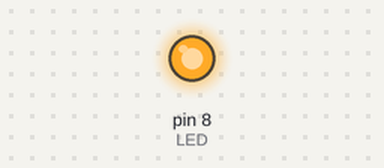
A sketch run on a simulated Arduino Uno, built with avr-gcc and run on an emulated ATmega328P. On the bench: output pins drawn as LEDs (lit = HIGH). What the sketch prints to the serial monitor is not drawn.

Above: at 0.1 s.
Timing chart, 0 to 1.6 s (numbered marks = the images above):
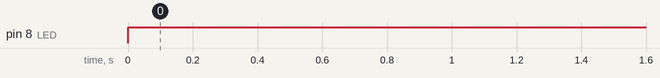

Measured:
- by itself, pin 8 (LED): LOW → HIGH at 0.00 s

The sketch:

HC05_hackthenorth.ino
```cpp
/*
HC05 - Bluetooth AT-Command mode
modified on 10 Feb 2019
by Saeed Hosseini
https://electropeak.com/learn/
*/
#include <SoftwareSerial.h>
SoftwareSerial MyBlue(8, 9); // RX | TX
int flag = 0;
int LED = 8;
void setup()
{
 Serial.begin(9600);
 MyBlue.begin(9600);
 pinMode(LED, OUTPUT);
 Serial.println("Ready to connect\nDefualt password is 1234 or 000");
}
void loop()
{
 if (MyBlue.available())
   flag = MyBlue.read();
 if (flag == 1)
 {
   digitalWrite(LED, HIGH);
   Serial.println("LED On");
 }
 else if (flag == 0)
 {
   digitalWrite(LED, HIGH);
   Serial.println("LED Off");
 }
}  
```
